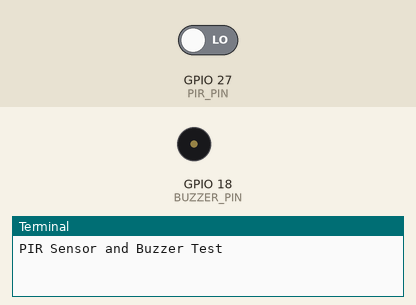
Recording of a program running on a simulated Raspberry Pi (BCM pin numbers). On the bench: buzzer (waves = sounding, pin HIGH), the last lines printed to the terminal. The inputs (shaded band) are chosen by the test bench; at power-on: GPIO 27 (PIR_PIN) LOW.

Above: at 1.2 s.
1.3 s: GPIO 27 (PIR_PIN) driven HIGH
At 2.1 s:
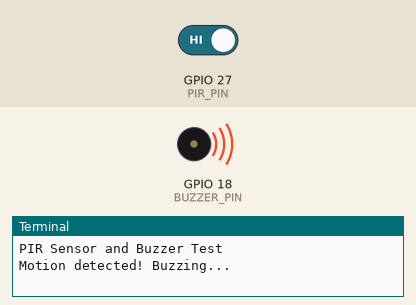
4.3 s: GPIO 27 (PIR_PIN) driven LOW
At 4.8 s:
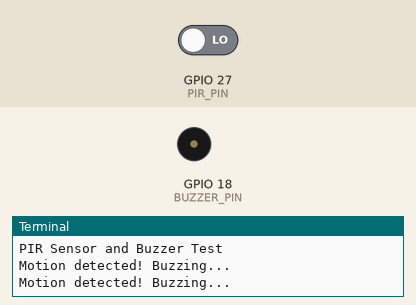
Timing chart, 0 to 7.3 s (numbered marks = the images above; inputs shaded):
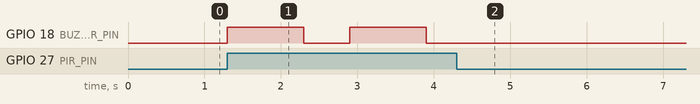

The program:

CHJmission020101.py
```python
import RPi.GPIO as GPIO
import time

PIR_PIN = 27  # PIR 센서 연결된 GPIO 핀 번호
BUZZER_PIN = 18  # 부저 연결된 GPIO 핀 번호

GPIO.setmode(GPIO.BCM)
GPIO.setup(PIR_PIN, GPIO.IN)
GPIO.setup(BUZZER_PIN, GPIO.OUT)

print("PIR Sensor and Buzzer Test")

try:
    while True:
        motion_detected = GPIO.input(PIR_PIN)

        if motion_detected:
            print("Motion detected! Buzzing...")
            GPIO.output(BUZZER_PIN, GPIO.HIGH)  # 부저 울리기
            time.sleep(1)  # 1초 동안 부저 울리기
            GPIO.output(BUZZER_PIN, GPIO.LOW)   # 부저 끄기
            time.sleep(0.5)  # 0.5초 대기

        time.sleep(0.1)  # 0.1초 대기

except KeyboardInterrupt:
    pass

finally:
    GPIO.cleanup()
```

Measured:
- after the input at 1.3 s, GPIO 18 (BUZZER_PIN): alternates HIGH for 1.0 s and LOW for 0.60 s, starting at once
- after the input at 4.3 s, GPIO 18 (BUZZER_PIN): stops changing and stays LOW
